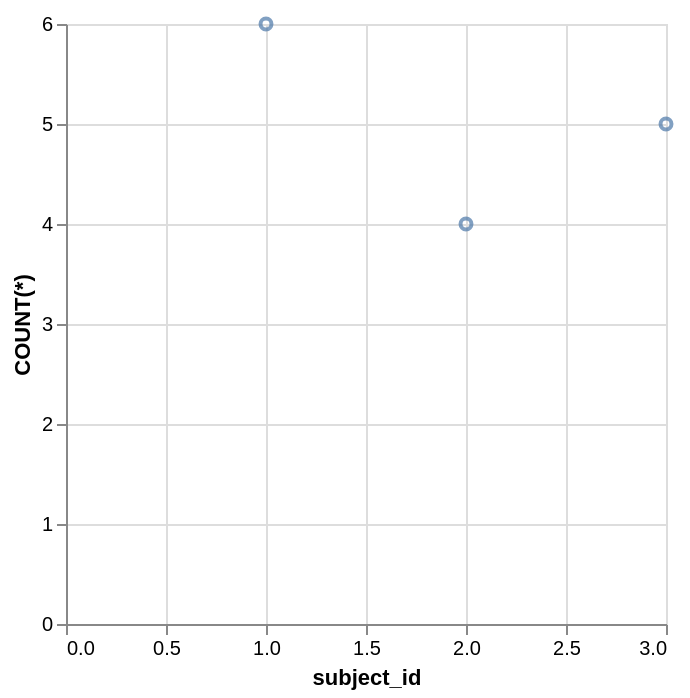

The specification (Vega-Lite) saved for this image:
### Vega-Lite specification from a JSON file in a GitHub repository (floating-point values rounded to 4 significant figures)
{"data": {"values": [{"x_data": 2, "y_data": 4}, {"x_data": 3, "y_data": 5}, {"x_data": 1, "y_data": 6}]}, "mark": "point", "encoding": {"x": {"field": "x_data", "type": "quantitative", "title": "subject_id"}, "y": {"field": "y_data", "type": "quantitative", "title": "COUNT(*)"}}}
